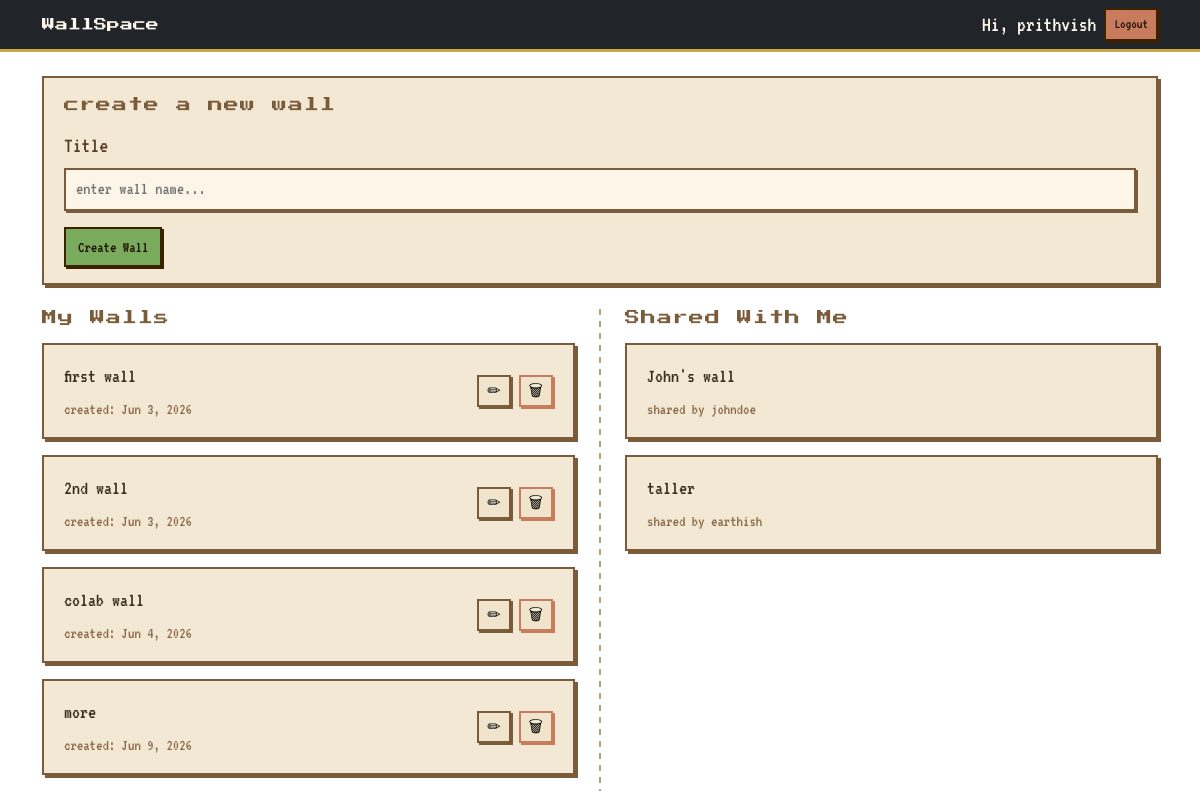
The app's page / (signed in), older data.
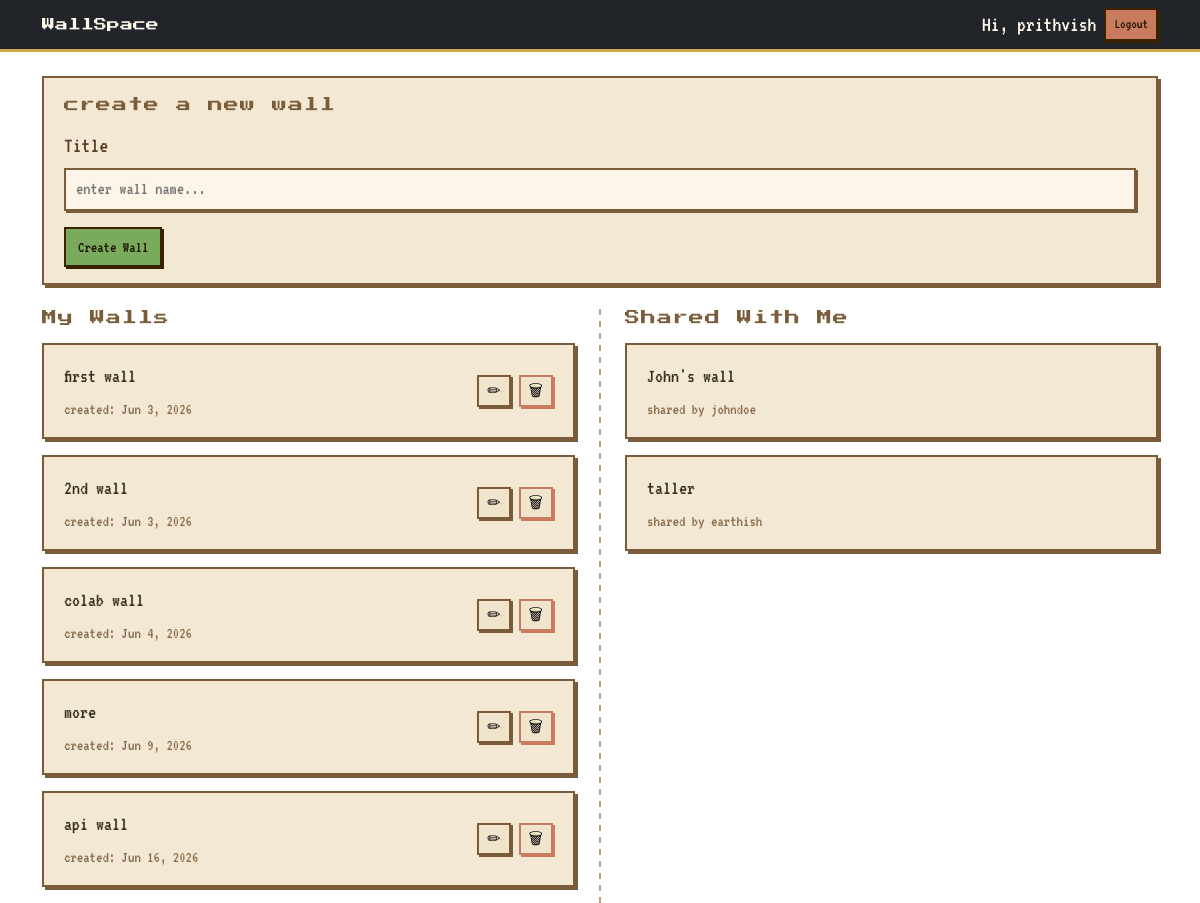
The same page, newer data.
### walls/models.py (models this page shows, shortened)
class Wall(models.Model):
    title = models.CharField(max_length=100)
    owner=models.ForeignKey(
        User,
        on_delete=models.CASCADE,
        related_name='walls'
    )
    created_at = models.DateTimeField(
        auto_now_add=True
    )

### walls/views.py (the view)
# urls.py: path('',views.home, name='home'),
@login_required #decorator, it checks automatically if a certain condition is satisfied or not
def home(request):
    if request.method=='POST':
        form=WallForm(request.POST)
        if form.is_valid():
            wall = form.save(commit=False)
            wall.owner= request.user
            wall.save()
            return redirect('home')
    else:
        form = WallForm()
    owned_walls = Wall.objects.filter(
        owner=request.user
    )
    shared_walls = Wall.objects.filter(
    members__user=request.user
    ).exclude(
        owner=request.user
    )
    context={
        'owned_walls':owned_walls,
        'shared_walls':shared_walls,
        'form':form
    }
    return render(
        request, 'walls/home.html', context
    )

### walls/forms.py
class WallForm(forms.ModelForm):
    class Meta:
        model = Wall
        fields = ['title']

### walls/templates/walls/home.html (shortened to what this page needs)
{% extends "base.html" %}
{% block content %}
<div class="pixel-card mb-4">
    <p class="pixel-section-label">create a new wall</p>
    <form method="POST">
        <div class="mb-3">
            <label class="pixel-label">Title</label>
            <input
                type="text"
                name="title"
                class="pixel-input"
                placeholder="enter wall name...">
        </div>
        <button class="btn btn-primary" type="submit">
            Create Wall
        </button>
    </form>
</div>
<div class="walls-grid">
    <div class="walls-column">
        <h2 class="walls-heading">My Walls</h2>
        {% for wall in owned_walls %}
        <a href="{% url 'wall-detail' wall.id %}" class="wall-card-link">
            <div class="pixel-card mb-3 wall-card d-flex justify-content-between align-items-center">
                <div>
                    <div class="wall-link">{{ wall.title }}</div>
                    <div class="wall-meta">created: {{ wall.created_at|date:"M j, Y" }}</div>
                </div>
                <div class="d-flex gap-2" onclick="event.stopPropagation()">
                    <button
                        class="pixel-icon-btn"
                        data-bs-toggle="modal"
                        data-bs-target="#renameModal{{ wall.id }}"
                        title="Rename">
                        ✏
                    </button>
                    <form method="POST" action="{% url 'delete-wall' wall.id %}" style="display:inline;">
                        <button type="submit" class="pixel-icon-btn danger" title="Delete">🗑</button>
                    </form>
                </div>
            </div>
        </a>
        {% empty %}
        <p class="pixel-empty">no walls yet.</p>
        {% endfor %}
    </div>
    <div class="walls-divider"></div>
    <div class="walls-column">
        <h2 class="walls-heading">Shared With Me</h2>
        {% for wall in shared_walls %}
        <a href="{% url 'wall-detail' wall.id %}" class="wall-card-link">
            <div class="pixel-card mb-3 wall-card">
                <div class="wall-link">{{ wall.title }}</div>
                <div class="wall-meta">shared by {{ wall.owner.username }}</div>
            </div>
        </a>
        {% empty %}
        <p class="pixel-empty">no shared walls yet.</p>
        {% endfor %}
    </div>
</div>
{% endblock %}

Row changes from the older to the newer data that the page shows:
added Wall: title "api wall", created_at "Jun 16, 2026", shown under "My Walls"
